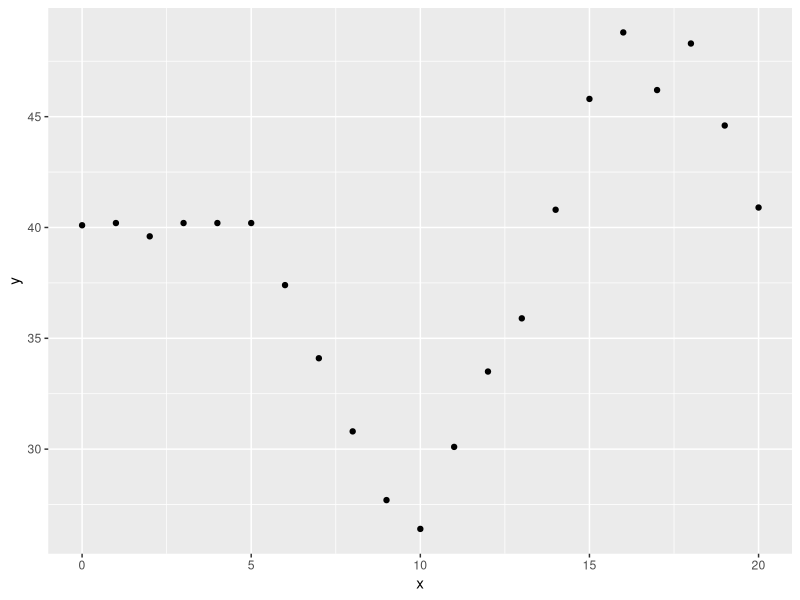
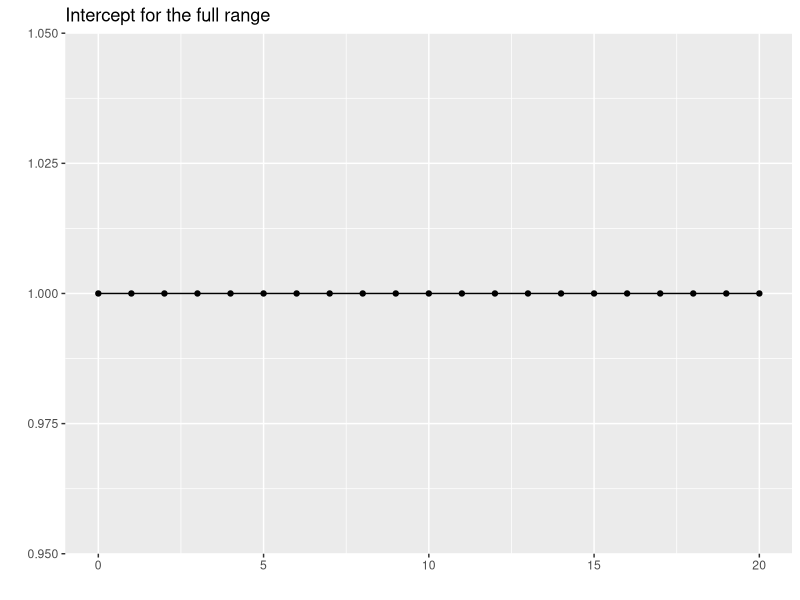
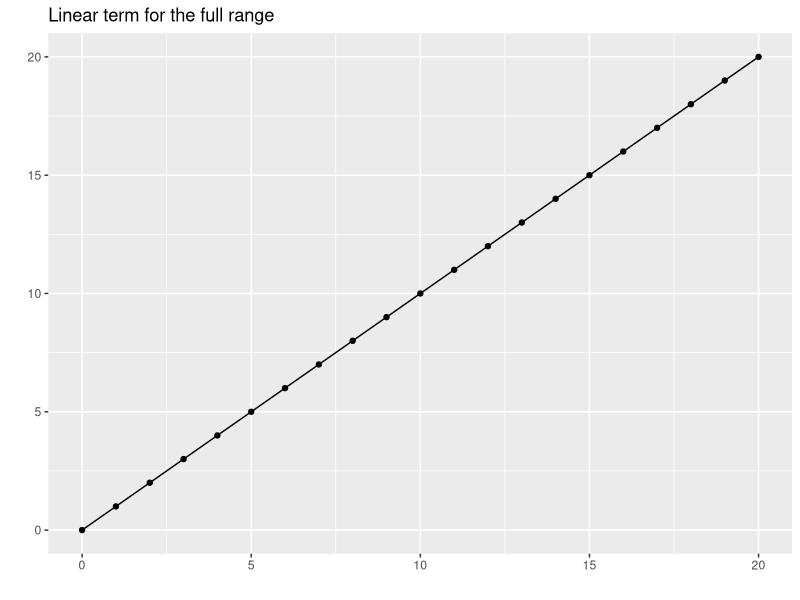
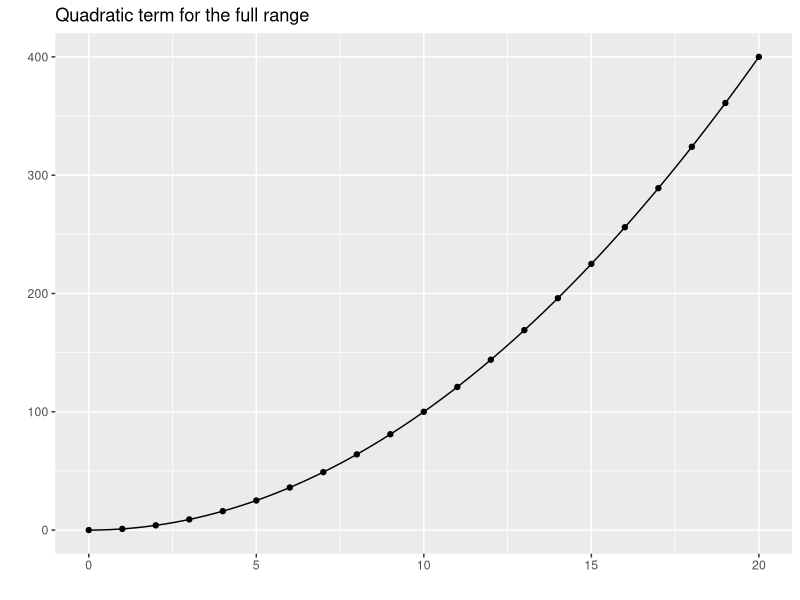
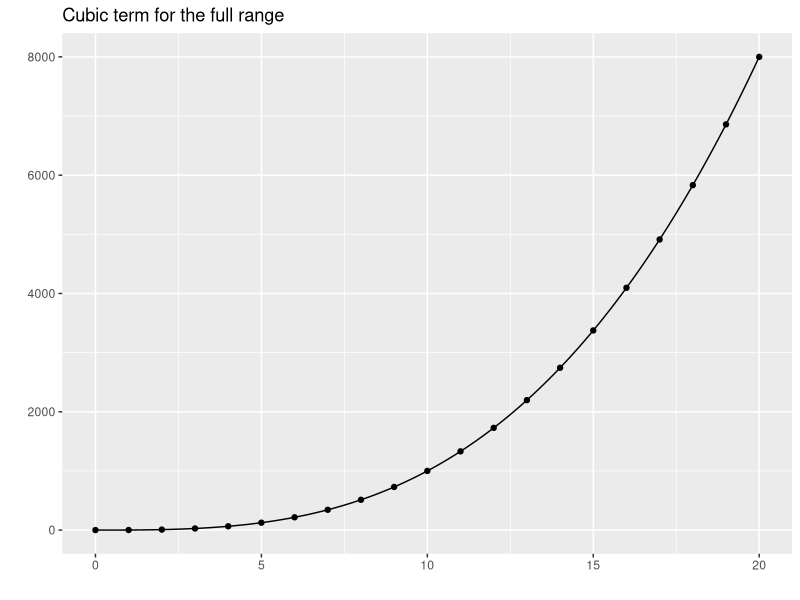
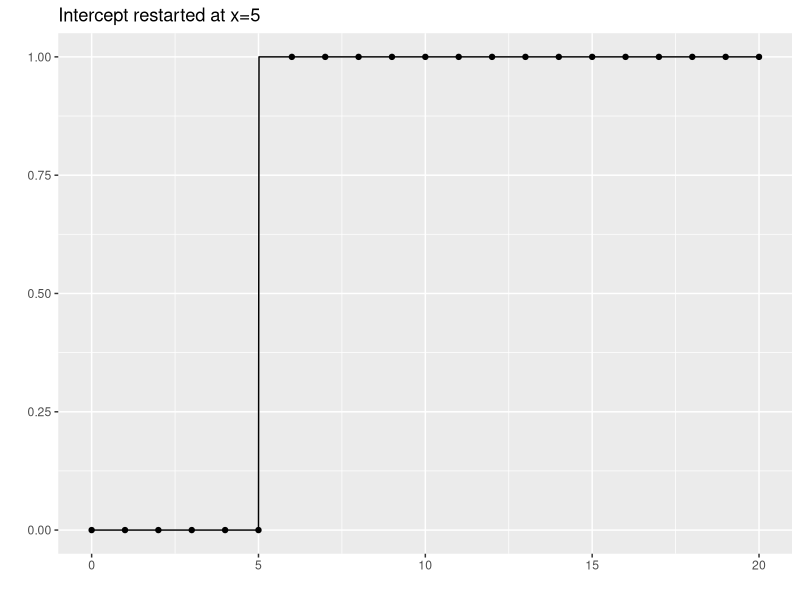
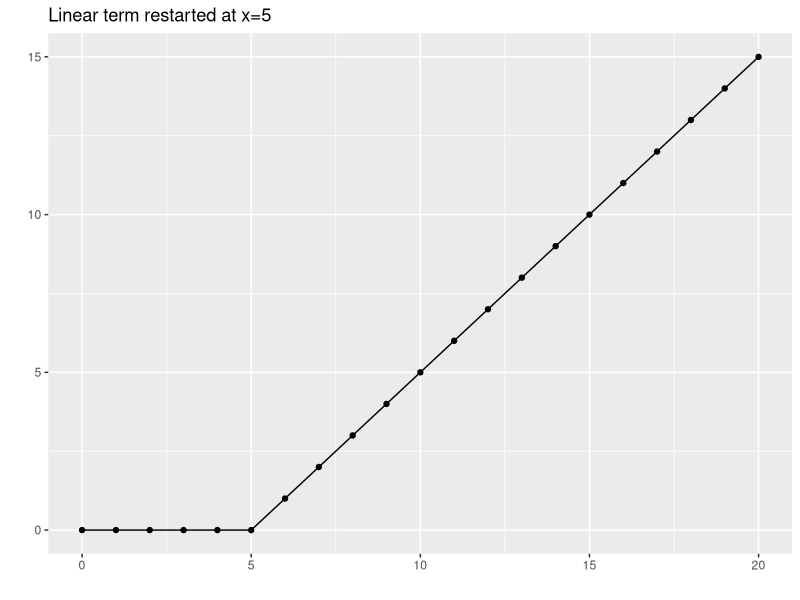
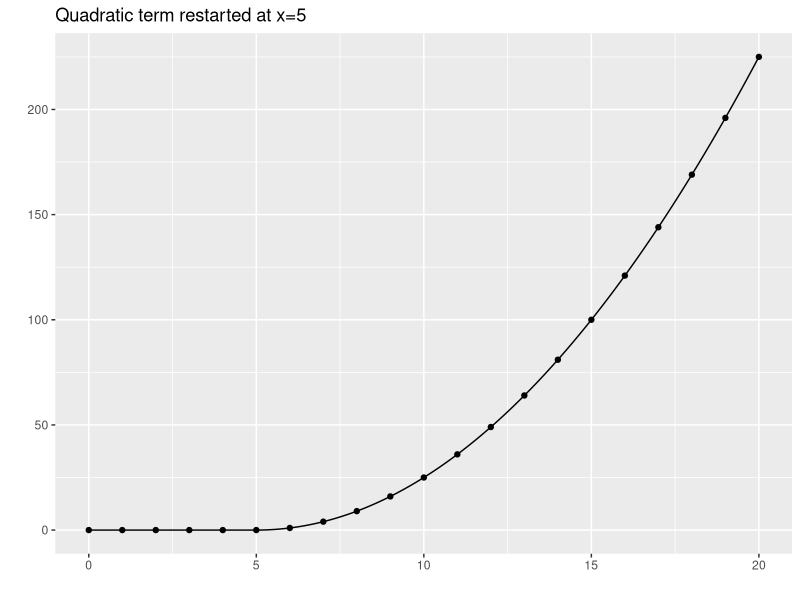

The R source for these figures, in order:
## ---- chunk 1
suppressMessages(suppressWarnings(library(broom)))
suppressMessages(suppressWarnings(library(dplyr)))
suppressMessages(suppressWarnings(library(Hmisc)))
suppressMessages(suppressWarnings(library(knitr)))
suppressMessages(suppressWarnings(library(magrittr)))
suppressMessages(suppressWarnings(library(rms)))
suppressMessages(suppressWarnings(library(splines)))
suppressMessages(suppressWarnings(library(tidyr)))
## ---- chunk 2
library(ggplot2)
x <- 0:20
y <- rep(40, 21)
y[6:21] <- y[6:21]-3*(0:15)
y[11:21] <- y[11:21]+7*(0:10)
y[16:21] <- y[16:21]-(0:5)^2
y <- y+round(rnorm(21), 1)
simulated_example <- data.frame(x, y)
simulated_example
ggplot(simulated_example, aes(x, y)) +
  geom_point()
## ---- chunk 3
x <- c(0:20, setdiff(seq(0, 20, by=1/64), 0:20))
## ---- chunk 4
xm <- data.frame(
  c1 =rep(1, length(x)),
  c2 =x,
  c3 =x^2,
  c4 =x^3,
  c5 =(x> 5)*rep(1, length(x)),
  c6 =(x> 5)*(x- 5),
  c7 =(x> 5)*(x- 5)^2,
  c8 =(x> 5)*(x- 5)^3,
  c9 =(x>10)*rep(1, length(x)),
  c10=(x>10)*(x-10),
  c11=(x>10)*(x-10)^2,
  c12=(x>10)*(x-10)^3,
  c13=(x>15)*rep(1, length(x)),
  c14=(x>15)*(x-15),
  c15=(x>15)*(x-15)^2,
  c16=(x>15)*(x-15)^3,
  x=x,
  y=NA
)
xm$y[1:21] <- y
## ---- chunk 5
kable(xm[1:21, 1:16])
## ---- chunk 6
display_curve <- function(dat, lb) {
  # Plot a line connecting the points in dat
  # Assume that column 1 is x and column 2 is y
  # Work with either a data frame or matrix
  dat %>%
    data.frame %>%
    select(1:2) %>%
    set_names(c("x", "y")) %>%
    ggplot(aes(x, y)) +
      ggtitle(lb) +
      geom_line() +
      xlab(" ") +
      ylab(" ")
}

display_dots <- function(cplot, dat) {
  # Add dots in dat to an existing graph
  # Assume that column 1 is x and column 2 is y
  # Work with either a data frame or matrix
  dat %>%
    data.frame %>%
    set_names(c("x", "y")) -> df
  cplot + geom_point(data=df, aes(x, y))
}

lb1 <- rep(c("Intercept", "Linear term", "Quadratic term", "Cubic term"), 4)
lb2 <- rep(c("for the full range", "restarted at x=5", "restarted at x=10", "restarted at x=15"), each=4)
lb <- paste(lb1, lb2)

for (j in 1:16) {
  dat <- xm[ , c("x",  paste0("c", j))]
  display_curve(dat, lb[j]) %>%
    display_dots(dat[1:21, ]) %>%
    plot
}

## ---- chunk 7

lm(y~c2+c3+c4, data=xm) %>%
  augment(newdata=xm) %>%
  select(c2, .fitted) %>%
    display_curve("Single cubic fit") %>%
    display_dots(simulated_example)
## ---- chunk 8
lm(y~c2+c3+c4+c5+c6+c7+c8+c9+c10+c11+c12+c13+c14+c15+c16, data=xm)  %>%
  augment(newdata=xm) %>%
  select(c2, .fitted) %>%
    display_curve("Discontinous cubic splines") %>%
    display_dots(simulated_example)
## ---- chunk 9
lm(y~c2+c3+c4+c6+c7+c8+c10+c11+c12+c14+c15+c16, data=xm)  %>%
  augment(newdata=xm) %>%
  select(c2, .fitted) %>%
    display_curve("Continuous but not smooth cubic splines") %>%
    display_dots(simulated_example)
## ---- chunk 10
lm(y~c2+c3+c4+c7+c8+c11+c12+c15+c16, data=xm) %>%
  augment(newdata=xm) %>%
  select(c2, .fitted) %>%
    display_curve("Continuous and smooth (1st derivative) cubic splines") %>%
    display_dots(simulated_example)
## ---- chunk 11
lm(y~c2+c3+c4+c8+c12+c16, data=xm) %>%
  augment(newdata=xm) %>%
  select(c2, .fitted) %>%
    display_curve("Continous and smooth (1st and 2nd derivatives) cubic splines") %>%
    display_dots(simulated_example)
## ---- chunk 12
round(cor(xm[c(2:4, 8, 12, 16)]), 2)
## ---- chunk 13
cubic_spline <- bs(xm$c2, knots=c(5, 10, 15), degree=3, intercept=TRUE)
## ---- chunk 14
for (j in 1:dim(cubic_spline)[2]) {
  dat <- cbind(xm$c2, cubic_spline[ , j])
  display_curve(dat, "Cubic B-spline terms") %>%
    display_dots(dat[1:21, ]) %>%
    plot
}
## ---- chunk 15
round(cor(cubic_spline), 1)
## ---- chunk 16
lm(xm$y~cubic_spline) %>%
  augment(newdata=xm) %>%
  select(c2, .fitted) %>%
    display_curve("Cubic spline fit to the data") %>%
    display_dots(simulated_example)
## ---- chunk 17
linear_spline <- bs(xm$c2, knots=c(5, 10, 15), degree=1, intercept=TRUE)
## ---- chunk 18
for (j in 1:dim(linear_spline)[2]) {
  dat <- cbind(xm$c2, linear_spline[ , j])
  display_curve(dat, "Linear B-spline terms") %>%
    display_dots(dat[1:21, ]) %>%
    plot
}
## ---- chunk 19
lm(xm$y~linear_spline) %>%
  augment(newdata=xm) %>%
  select(c2, .fitted) %>%
    display_curve("Linear spline fit to the data") %>%
    display_dots(simulated_example)
## ---- chunk 20
quadratic_spline <- bs(xm$c2, knots=c(5, 10, 15), degree=2, intercept=TRUE)
kable(quadratic_spline[1:21, ])
## ---- chunk 21
for (j in 1:dim(quadratic_spline)[2]) {
  dat <- cbind(xm$c2, quadratic_spline[ , j])
  display_curve(dat, "Quadratic B-spline terms") %>%
    display_dots(dat[1:21, ]) %>%
    plot
}
## ---- chunk 22
lm(xm$y~quadratic_spline) %>%
  augment(newdata=xm) %>%
  select(c2, .fitted) %>%
    display_curve("Quadratic spline fit to the data") %>%
    display_dots(simulated_example)
## ---- chunk 23
natural_spline <- ns(xm$c2, knots=c(5, 10, 15), intercept=TRUE)
kable(natural_spline[1:21, ])
## ---- chunk 24
extended_x <- seq(-5, 25, by=1/64)
extended_spline <- predict(natural_spline, extended_x)
for (j in 1:dim(extended_spline)[2]) {
  dat <- cbind(extended_x, extended_spline[ , j])
  spline_dots <- cbind(0:20, extended_spline[extended_x %in% 0:20, j])
  display_curve(dat, "Natural spline terms") %>%
    display_dots(spline_dots) %>%
    plot
}
## ---- chunk 25
extended_y <- rep(NA, length(extended_x))
extended_y[extended_x %in% 0:20] <- simulated_example$y
lm(extended_y~extended_spline) %>%
  augment(newdata=extended_spline) %>%
  data.frame(c2=extended_x) %>%
  select(c2, .fitted) %>%
    display_curve("Natural spline fit to the data") %>%
    display_dots(simulated_example)
## ---- chunk 26
for (k in 3:7) {
  knots <- 20*((1:k)-0.5)/k
  lm(y~bs(c2, knots=knots), data=xm) -> rcs_fit
  # lm(y~rcs(c2, k), data=xm) -> rcs_fit
  ti <- paste0(k, " knots, AIC = ", round(AIC(rcs_fit), 1), ", BIC = ", round(BIC(rcs_fit), 1))
  rcs_fit %>%
    augment(newdata=xm) %>%
    select(c2, .fitted) %>%
      display_curve(ti) %>%
      display_dots(simulated_example) -> cplot
    plot(cplot + geom_vline(xintercept=knots, color="black", linetype="dotted"))
}
## ---- chunk 27
for (k in 3:7) {
  knots <- k + c(0, 5, 10)
  lm(y~bs(c2, knots=knots), data=xm) -> rcs_fit
  # lm(y~rcs(c2, k), data=xm) -> rcs_fit
  ti <- paste0("Knots at ", paste(knots, collapse=", "))
  rcs_fit %>%
    augment(newdata=xm) %>%
    select(c2, .fitted) %>%
      display_curve(ti) %>%
      display_dots(simulated_example) -> cplot
    plot(cplot + geom_vline(xintercept=knots, color="black", linetype="dotted"))
}
